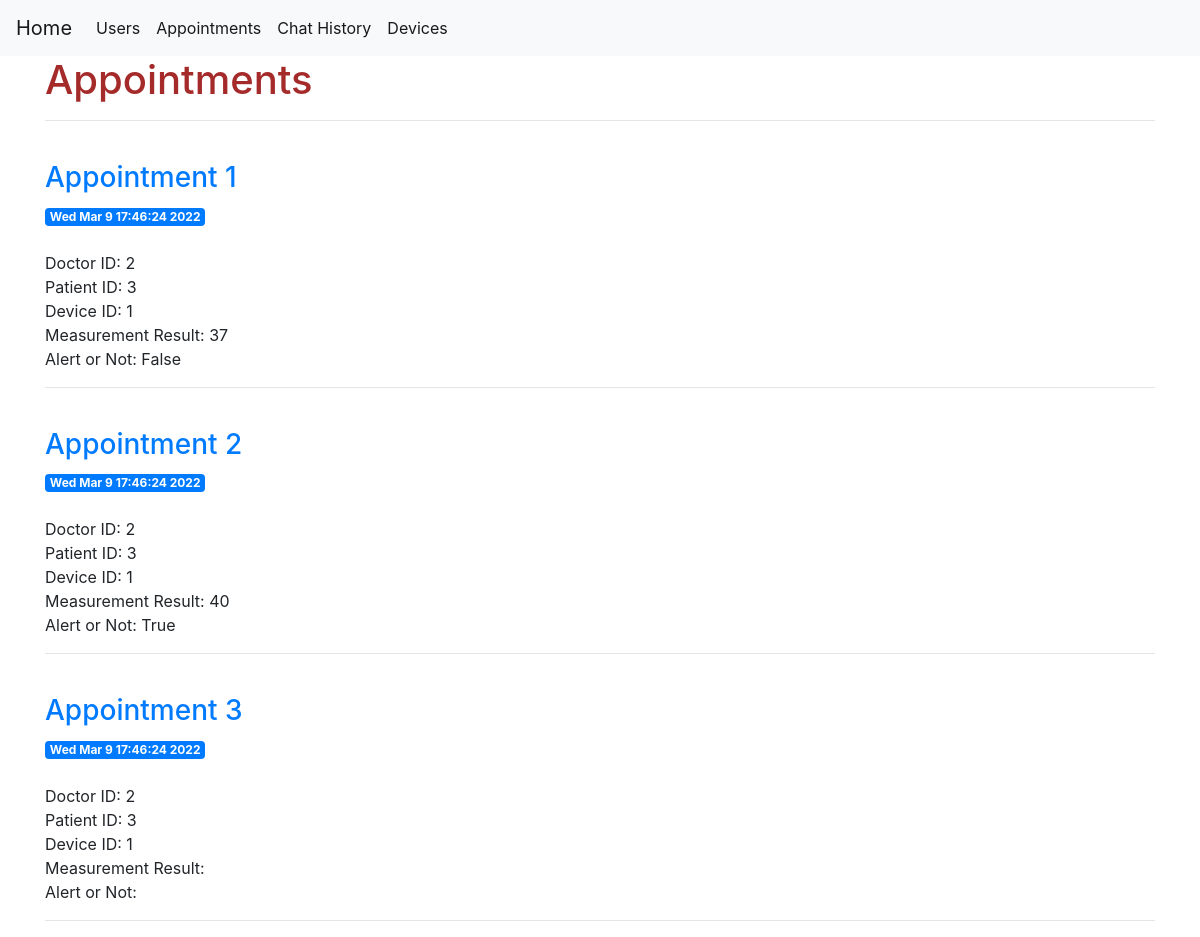
/appointment, run on an earlier commit of the app's database.
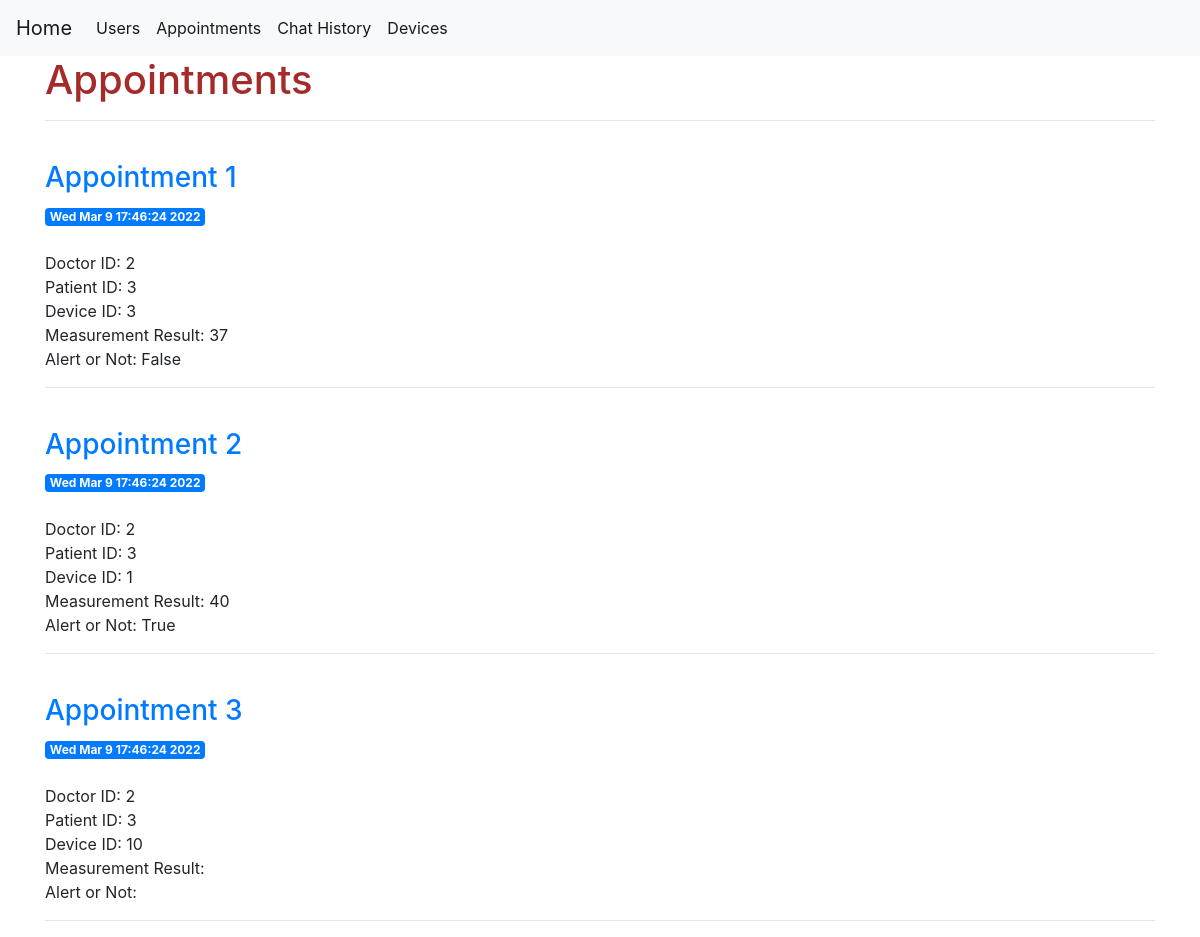
And on a later commit of the database.
### tables this page shows
CREATE TABLE "appointments" (
	"Appointment_ID"	INTEGER,
	"Doctor_ID"	INTEGER NOT NULL,
	"Patient_ID"	INTEGER NOT NULL,
	"Device_ID"	INTEGER NOT NULL,
	"Device_Output"	TEXT NOT NULL,
	"Date"	TEXT NOT NULL,
	"Alert"	TEXT NOT NULL,
	PRIMARY KEY("Appointment_ID")
);

### modules/appointments.py (the view)
@apts.route('/appointment')
def all_appointments():
    if request.method == 'GET':
        conn = get_db_connection()
        all_apts = conn.execute('SELECT * FROM appointments').fetchall()
        conn.close()
        return render_template('appointments.html', all_apts=all_apts)

### modules/appointments.py (called while the page is built)
def get_db_connection():
    conn = sqlite3.connect(DB_ADDRESS)
    conn.row_factory = sqlite3.Row
    return conn

### templates/appointments.html
{% extends 'base.html' %} {% block content %}
<h1 style="color: brown">{% block title %} Appointments {% endblock %}</h1>
<hr />
{% for all_apt in all_apts %}
<br />
<div>
  <a href="#">
    <h3>Appointment {{ all_apt['Appointment_ID'] }} &nbsp;&nbsp;</h3>
  </a>
  <span class="badge badge-primary">{{ all_apt['Date'] }}</span>
  <br /><br />
  <p>
    Doctor ID: {{ all_apt['Doctor_ID'] }} <br />
    Patient ID: {{ all_apt['Patient_ID']}} <br />
    Device ID: {{ all_apt['Device_ID']}} <br />
    Measurement Result: {{ all_apt['Device_Output']}} <br />
    Alert or Not: {{ all_apt['Alert']}}
  </p>
</div>
<hr />
{% endfor %} {% endblock %}

What changed in the data, as far as the page shows it:
changed appointments "False": Device_ID "1" → "3"
changed appointments id 3: Device_ID "1" → "10"
